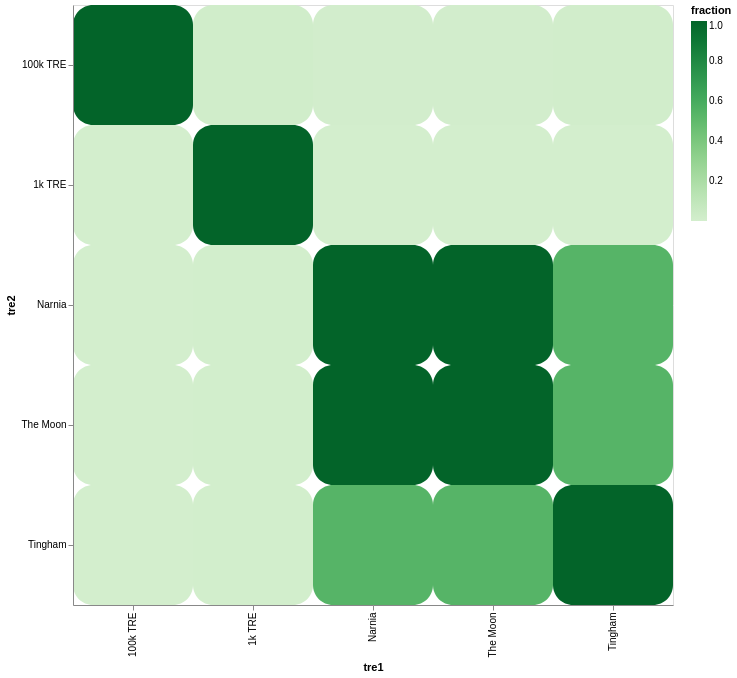

Source (notebook cell):
### Markdown cell above
You can get a heatmap of how many codes are in each combination of datasets as a heatmap with `.plot_count_heatmap`

### Code cell
codesets.plot_count_heatmap().properties(width=600, height=600)

### Figure 1 — Vega-Lite specification as saved in the notebook (floating-point values rounded to 4 significant figures)
{"config": {"view": {"continuousWidth": 300, "continuousHeight": 300}}, "data": {"name": "data-66c0c809ab4b5af683a377e644596847"}, "mark": {"type": "rect", "cornerRadius": 20}, "encoding": {"color": {"field": "fraction", "scale": {"scheme": "greens"}, "type": "quantitative"}, "tooltip": {"field": "count", "type": "quantitative"}, "x": {"field": "tre1", "type": "nominal"}, "y": {"field": "tre2", "type": "nominal"}}, "height": 600, "width": 600, "$schema": "https://vega.github.io/schema/vega-lite/v6.1.0.json", "datasets": {"data-66c0c809ab4b5af683a377e644596847": [{"tre1": "1k TRE", "tre2": "1k TRE", "count": 368, "fraction": 1.0}, {"tre1": "1k TRE", "tre2": "100k TRE", "count": 7, "fraction": 0.01902}, {"tre1": "1k TRE", "tre2": "Narnia", "count": 2, "fraction": 0.005435}, {"tre1": "1k TRE", "tre2": "The Moon", "count": 2, "fraction": 0.005435}, {"tre1": "1k TRE", "tre2": "Tingham", "count": 2, "fraction": 0.005435}, {"tre1": "100k TRE", "tre2": "1k TRE", "count": 7, "fraction": 0.0007872}, {"tre1": "100k TRE", "tre2": "100k TRE", "count": 8892, "fraction": 1.0}, {"tre1": "100k TRE", "tre2": "Narnia", "count": 17, "fraction": 0.001912}, {"tre1": "100k TRE", "tre2": "The Moon", "count": 17, "fraction": 0.001912}, {"tre1": "100k TRE", "tre2": "Tingham", "count": 19, "fraction": 0.002137}, {"tre1": "Narnia", "tre2": "1k TRE", "count": 2, "fraction": 0.001}, {"tre1": "Narnia", "tre2": "100k TRE", "count": 17, "fraction": 0.0085}, {"tre1": "Narnia", "tre2": "Narnia", "count": 2000, "fraction": 1.0}, {"tre1": "Narnia", "tre2": "The Moon", "count": 2000, "fraction": 1.0}, {"tre1": "Narnia", "tre2": "Tingham", "count": 1075, "fraction": 0.5375}, {"tre1": "The Moon", "tre2": "1k TRE", "count": 2, "fraction": 0.001}, {"tre1": "The Moon", "tre2": "100k TRE", "count": 17, "fraction": 0.0085}, {"tre1": "The Moon", "tre2": "Narnia", "count": 2000, "fraction": 1.0}, {"tre1": "The Moon", "tre2": "The Moon", "count": 2000, "fraction": 1.0}, {"tre1": "The Moon", "tre2": "Tingham", "count": 1075, "fraction": 0.5375}, {"tre1": "Tingham", "tre2": "1k TRE", "count": 2, "fraction": 0.001}, {"tre1": "Tingham", "tre2": "100k TRE", "count": 19, "fraction": 0.0095}, {"tre1": "Tingham", "tre2": "Narnia", "count": 1075, "fraction": 0.5375}, {"tre1": "Tingham", "tre2": "The Moon", "count": 1075, "fraction": 0.5375}, {"tre1": "Tingham", "tre2": "Tingham", "count": 2000, "fraction": 1.0}]}}
